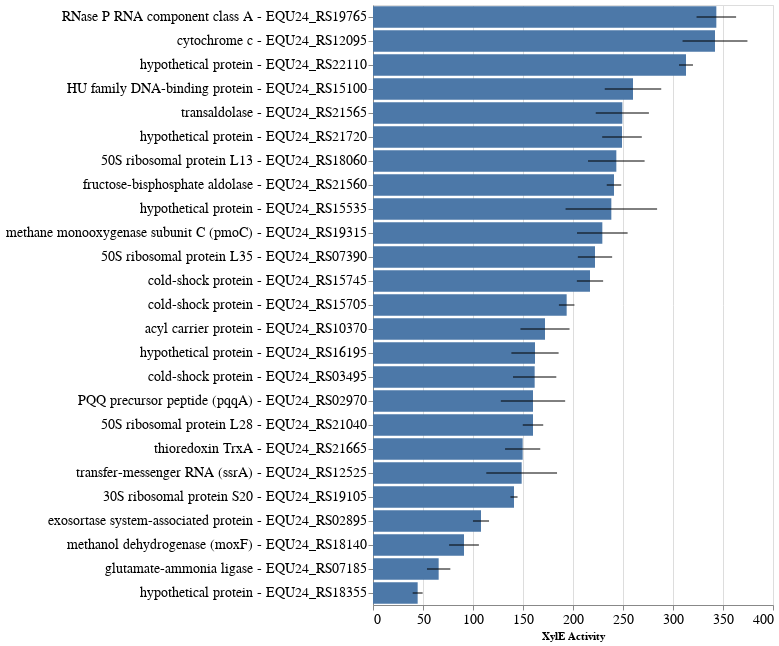

Notebook code for this chart:
### Code cell
bar = alt.Chart(
    df,
).mark_bar().encode(
    y=alt.Y('manual_desc:N',
            axis=alt.Axis(title=None),
            sort=alt.EncodingSortField(field="mean_xyle", order='descending'),
           ),
    x=alt.X('mean_xyle:Q',axis=alt.Axis(title="XylE Activity")),
    tooltip=["desc:N","hex1:N",'hex2:N','total_score:Q','mean_xyle:Q'],
    #color=alt.Color('locus_tag:N')#,sort=alt.EncodingSortField(field="mean_xyle", order='descending')),
    #size=alt.value(100),
    #tooltip=["desc:N","hex1:N",'hex2:N','total_score:Q'],
).properties(
    width=400,
    height=600
)

error_bars = bar.mark_rule().encode(
  x=alt.X('std_low:Q'),
  x2=alt.X2('std_high:Q')
)

#alt.layer(bar, error_bars).resolve_scale(x='independent')
chart = bar + error_bars
chart.configure_axis(
    labelFontSize=14,
    labelLimit=600
)

### Figure 1 — Vega-Lite specification as saved in the notebook (floating-point values rounded to 4 significant figures)
{"config": {"view": {"continuousWidth": 400, "continuousHeight": 300}, "axis": {"labelFontSize": 14, "labelLimit": 600}}, "layer": [{"mark": "bar", "encoding": {"tooltip": [{"type": "nominal", "field": "desc"}, {"type": "nominal", "field": "hex1"}, {"type": "nominal", "field": "hex2"}, {"type": "quantitative", "field": "total_score"}, {"type": "quantitative", "field": "mean_xyle"}], "x": {"type": "quantitative", "axis": {"title": "XylE Activity"}, "field": "mean_xyle"}, "y": {"type": "nominal", "axis": {"title": null}, "field": "manual_desc", "sort": {"field": "mean_xyle", "order": "descending"}}}, "height": 600, "width": 400}, {"mark": "rule", "encoding": {"tooltip": [{"type": "nominal", "field": "desc"}, {"type": "nominal", "field": "hex1"}, {"type": "nominal", "field": "hex2"}, {"type": "quantitative", "field": "total_score"}, {"type": "quantitative", "field": "mean_xyle"}], "x": {"type": "quantitative", "field": "std_low"}, "x2": {"field": "std_high"}, "y": {"type": "nominal", "axis": {"title": null}, "field": "manual_desc", "sort": {"field": "mean_xyle", "order": "descending"}}}, "height": 600, "width": 400}], "data": {"name": "data-34eaaedd561156bbc03ffe139f54abd3"}, "$schema": "https://vega.github.io/schema/vega-lite/v4.0.2.json", "datasets": {"data-34eaaedd561156bbc03ffe139f54abd3": [{"locus_tag": "EQU24_RS19765", "desc": "EQU24_RS19765|rnpB|RNase P RNA component class A", "manual_desc": "RNase P RNA component class A - EQU24_RS19765", "motif_block": "CCGACATGTTTTTAATTCGCGTATAAT", "hex1": "CCGACA", "hex1_score": 3.05, "hex2": "TATAAT", "hex2_score": 8.462, "total_score": 11.51, "spacer": 15, "rep1": 333, "rep2": 326, "rep3": 371, "mean_xyle": 343.3, "std_xyle": 19.77, "std_low": 323.6, "std_high": 363.1}, {"locus_tag": "EQU24_RS12095", "desc": "EQU24_RS12095||cytochrome c", "manual_desc": "cytochrome c - EQU24_RS12095", "motif_block": "TTGAATTTTTACGTTAAATCCCCTATTCT", "hex1": "TTGAAT", "hex1_score": 5.952, "hex2": "TATTCT", "hex2_score": 6.985, "total_score": 12.94, "spacer": 17, "rep1": 305, "rep2": 384, "rep3": 337, "mean_xyle": 342.0, "std_xyle": 32.44, "std_low": 309.6, "std_high": 374.4}, {"locus_tag": "EQU24_RS22110", "desc": "EQU24_RS22110||hypothetical protein", "manual_desc": "hypothetical protein - EQU24_RS22110", "motif_block": "TTGATATTGCGGCAATCTACGTTAGAAT", "hex1": "TTGATA", "hex1_score": 8.222, "hex2": "TAGAAT", "hex2_score": 5.74, "total_score": 13.96, "spacer": 16, "rep1": 304, "rep2": 321, "rep3": 314, "mean_xyle": 313.0, "std_xyle": 6.976, "std_low": 306.0, "std_high": 320.0}, {"locus_tag": "EQU24_RS15100", "desc": "EQU24_RS15100||HU family DNA-binding protein", "manual_desc": "HU family DNA-binding protein - EQU24_RS15100", "motif_block": "TTGACACTTTATGAGTCGTGTTGATATAAA", "hex1": "TTGACA", "hex1_score": 8.353, "hex2": "TATAAA", "hex2_score": 5.984, "total_score": 14.34, "spacer": 18, "rep1": 296, "rep2": 227, "rep3": 257, "mean_xyle": 260.0, "std_xyle": 28.25, "std_low": 231.8, "std_high": 288.2}, {"locus_tag": "EQU24_RS21565", "desc": "EQU24_RS21565||transaldolase", "manual_desc": "transaldolase - EQU24_RS21565", "motif_block": "CCGATATAGGAATTTGCTGATTAAATACT", "hex1": "CCGATA", "hex1_score": 2.919, "hex2": "AATACT", "hex2_score": 3.919, "total_score": 6.838, "spacer": 17, "rep1": 247, "rep2": 283, "rep3": 218, "mean_xyle": 249.3, "std_xyle": 26.59, "std_low": 222.7, "std_high": 275.9}, {"locus_tag": "EQU24_RS21720", "desc": "EQU24_RS21720||hypothetical protein", "manual_desc": "hypothetical protein - EQU24_RS21720", "motif_block": "TTGCTTTTATTTTGGGAATGAGGATAAT", "hex1": "TTGCTT", "hex1_score": 5.215, "hex2": "GATAAT", "hex2_score": 5.426, "total_score": 10.64, "spacer": 16, "rep1": 227, "rep2": 245, "rep3": 275, "mean_xyle": 249.0, "std_xyle": 19.8, "std_low": 229.2, "std_high": 268.8}, {"locus_tag": "EQU24_RS18060", "desc": "EQU24_RS18060|rplM|50S ribosomal protein L13", "manual_desc": "50S ribosomal protein L13 - EQU24_RS18060", "motif_block": "TTTATTGGGTCCTAAACAGAATAAACA", "hex1": "TTTATT", "hex1_score": 4.625, "hex2": "TAAACA", "hex2_score": 4.076, "total_score": 8.701, "spacer": 15, "rep1": 219, "rep2": 283, "rep3": 228, "mean_xyle": 243.3, "std_xyle": 28.29, "std_low": 215.0, "std_high": 271.6}, {"locus_tag": "EQU24_RS21560", "desc": "EQU24_RS21560|fbaA|class II fructose-bisphosphate aldolase", "manual_desc": "fructose-bisphosphate aldolase - EQU24_RS21560", "motif_block": "TTGTCGCGAAAACGGGTTTGTTTTTTGAT", "hex1": "TTGTCG", "hex1_score": 4.247, "hex2": "TTTGAT", "hex2_score": 2.408, "total_score": 6.656, "spacer": 17, "rep1": 234, "rep2": 238, "rep3": 251, "mean_xyle": 241.0, "std_xyle": 7.257, "std_low": 233.7, "std_high": 248.3}, {"locus_tag": "EQU24_RS15535", "desc": "EQU24_RS15535||hypothetical protein", "manual_desc": "hypothetical protein - EQU24_RS15535", "motif_block": "TTTACTAAGAAAGGCTGATCAAGGTATAGT", "hex1": "TTTACT", "hex1_score": 4.756, "hex2": "TATAGT", "hex2_score": 6.411, "total_score": 11.17, "spacer": 18, "rep1": 193, "rep2": 221, "rep3": 301, "mean_xyle": 238.3, "std_xyle": 45.76, "std_low": 192.6, "std_high": 284.1}, {"locus_tag": "EQU24_RS19315", "desc": "EQU24_RS19315|pmoC|methane monooxygenase/ammonia monooxygenase subunit C", "manual_desc": "methane monooxygenase subunit C (pmoC) - EQU24_RS19315", "motif_block": "TTGACAAGCCTTTTCGAAATGATAAACT", "hex1": "TTGACA", "hex1_score": 8.353, "hex2": "TAAACT", "hex2_score": 6.554, "total_score": 14.91, "spacer": 16, "rep1": 209, "rep2": 265, "rep3": 214, "mean_xyle": 229.3, "std_xyle": 25.3, "std_low": 204.0, "std_high": 254.6}, {"locus_tag": "EQU24_RS07390", "desc": "EQU24_RS07390|rpmI|50S ribosomal protein L35", "manual_desc": "50S ribosomal protein L35 - EQU24_RS07390", "motif_block": "CTCAAGGAAACTTACTATTTTTAATCG", "hex1": "CTCAAG", "hex1_score": -0.8016, "hex2": "TAATCG", "hex2_score": 3.37, "total_score": 2.568, "spacer": 15, "rep1": 243, "rep2": 222, "rep3": 201, "mean_xyle": 222.0, "std_xyle": 17.15, "std_low": 204.9, "std_high": 239.1}, {"locus_tag": "EQU24_RS15745", "desc": "EQU24_RS15745||cold-shock protein", "manual_desc": "cold-shock protein - EQU24_RS15745", "motif_block": "TTGCTTTCCTGATTAGCCGGCTTTATTAT", "hex1": "TTGCTT", "hex1_score": 5.215, "hex2": "TATTAT", "hex2_score": 7.756, "total_score": 12.97, "spacer": 17, "rep1": 232, "rep2": 219, "rep3": 200, "mean_xyle": 217.0, "std_xyle": 13.14, "std_low": 203.9, "std_high": 230.1}, {"locus_tag": "EQU24_RS15705", "desc": "EQU24_RS15705||cold-shock protein", "manual_desc": "cold-shock protein - EQU24_RS15705", "motif_block": "TCGATAGACACATCCCATACCTTTTATTCT", "hex1": "TCGATA", "hex1_score": 5.538, "hex2": "TATTCT", "hex2_score": 6.985, "total_score": 12.52, "spacer": 18, "rep1": 184, "rep2": 203, "rep3": 194, "mean_xyle": 193.7, "std_xyle": 7.76, "std_low": 185.9, "std_high": 201.4}, {"locus_tag": "EQU24_RS10370", "desc": "EQU24_RS10370|acpP|acyl carrier protein", "manual_desc": "acyl carrier protein - EQU24_RS10370", "motif_block": "GTGATATTTTTATAATATAAAGTATAAT", "hex1": "GTGATA", "hex1_score": 4.381, "hex2": "TATAAT", "hex2_score": 8.462, "total_score": 12.84, "spacer": 16, "rep1": 138, "rep2": 183, "rep3": 195, "mean_xyle": 172.0, "std_xyle": 24.54, "std_low": 147.5, "std_high": 196.5}, {"locus_tag": "EQU24_RS16195", "desc": "EQU24_RS16195||hypothetical protein", "manual_desc": "hypothetical protein - EQU24_RS16195", "motif_block": "TTGACATGTTTCTTCGATCATGTTAAAAA", "hex1": "TTGACA", "hex1_score": 8.353, "hex2": "TAAAAA", "hex2_score": 4.847, "total_score": 13.2, "spacer": 17, "rep1": 174, "rep2": 129, "rep3": 183, "mean_xyle": 162.0, "std_xyle": 23.62, "std_low": 138.4, "std_high": 185.6}, {"locus_tag": "EQU24_RS03495", "desc": "EQU24_RS03495||cold-shock protein", "manual_desc": "cold-shock protein - EQU24_RS03495", "motif_block": "TTGACTTTGGGGAAATAAGGCATAGAAT", "hex1": "TTGACT", "hex1_score": 7.306, "hex2": "TAGAAT", "hex2_score": 5.74, "total_score": 13.05, "spacer": 16, "rep1": 150, "rep2": 143, "rep3": 192, "mean_xyle": 161.7, "std_xyle": 21.64, "std_low": 140.0, "std_high": 183.3}, {"locus_tag": "EQU24_RS02970", "desc": "EQU24_RS02970|pqqA|pyrroloquinoline quinone precursor peptide PqqA", "manual_desc": "PQQ precursor peptide (pqqA) - EQU24_RS02970", "motif_block": "TTGCTTTGCCTAAATTATCGTCGTATACT", "hex1": "TTGCTT", "hex1_score": 5.215, "hex2": "TATACT", "hex2_score": 7.692, "total_score": 12.91, "spacer": 17, "rep1": 204, "rep2": 148, "rep3": 128, "mean_xyle": 160.0, "std_xyle": 32.17, "std_low": 127.8, "std_high": 192.2}, {"locus_tag": "EQU24_RS21040", "desc": "EQU24_RS21040|rpmB|50S ribosomal protein L28", "manual_desc": "50S ribosomal protein L28 - EQU24_RS21040", "motif_block": "TTCTCGTTGAACGGACGTTTTTTCTTTCG", "hex1": "TTCTCG", "hex1_score": 1.212, "hex2": "CTTTCG", "hex2_score": -1.213, "total_score": -0.00134, "spacer": 17, "rep1": 159, "rep2": 148, "rep3": 173, "mean_xyle": 160.0, "std_xyle": 10.23, "std_low": 149.8, "std_high": 170.2}, {"locus_tag": "EQU24_RS21665", "desc": "EQU24_RS21665|trxA|thioredoxin TrxA", "manual_desc": "thioredoxin TrxA - EQU24_RS21665", "motif_block": "TTGACAAAATAACGCCGGCACTCCTATAGT", "hex1": "TTGACA", "hex1_score": 8.353, "hex2": "TATAGT", "hex2_score": 6.411, "total_score": 14.76, "spacer": 18, "rep1": 148, "rep2": 129, "rep3": 172, "mean_xyle": 149.7, "std_xyle": 17.59, "std_low": 132.1, "std_high": 167.3}, {"locus_tag": "EQU24_RS12525", "desc": "EQU24_RS12525|ssrA|transfer-messenger RNA", "manual_desc": "transfer-messenger RNA (ssrA) - EQU24_RS12525", "motif_block": "TTGCTAATGATGAATTTAATTGTTAATAT", "hex1": "TTGCTA", "hex1_score": 6.263, "hex2": "TAATAT", "hex2_score": 6.618, "total_score": 12.88, "spacer": 17, "rep1": 139, "rep2": 111, "rep3": 196, "mean_xyle": 148.7, "std_xyle": 35.37, "std_low": 113.3, "std_high": 184.0}, {"locus_tag": "EQU24_RS19105", "desc": "EQU24_RS19105|rpsT|30S ribosomal protein S20", "manual_desc": "30S ribosomal protein S20 - EQU24_RS19105", "motif_block": "TTGACAATAGTAGCACTACGCAAGATAAT", "hex1": "TTGACA", "hex1_score": 8.353, "hex2": "GATAAT", "hex2_score": 5.426, "total_score": 13.78, "spacer": 17, "rep1": 146, "rep2": 139, "rep3": 138, "mean_xyle": 141.0, "std_xyle": 3.559, "std_low": 137.4, "std_high": 144.6}, {"locus_tag": "EQU24_RS02895", "desc": "EQU24_RS02895||exosortase system-associated protein, TIGR04073 family", "manual_desc": "exosortase system-associated protein - EQU24_RS02895", "motif_block": "TTGACAACATTCAACCTTTAGGCTATTGT", "hex1": "TTGACA", "hex1_score": 8.353, "hex2": "TATTGT", "hex2_score": 5.705, "total_score": 14.06, "spacer": 17, "rep1": 100, "rep2": 105, "rep3": 119, "mean_xyle": 108.0, "std_xyle": 8.042, "std_low": 99.96, "std_high": 116.0}, {"locus_tag": "EQU24_RS18140", "desc": "EQU24_RS18140|moxF|PQQ-dependent dehydrogenase, methanol/ethanol family", "manual_desc": "methanol dehydrogenase (moxF) - EQU24_RS18140", "motif_block": "TTGTAACAACAAACACCGCAATCAATAG", "hex1": "TTGTAA", "hex1_score": 5.04, "hex2": "CAATAG", "hex2_score": 1.105, "total_score": 6.145, "spacer": 16, "rep1": 79, "rep2": 82, "rep3": 112, "mean_xyle": 91.0, "std_xyle": 14.9, "std_low": 76.1, "std_high": 105.9}, {"locus_tag": "EQU24_RS07185", "desc": "EQU24_RS07185||glutamate--ammonia ligase", "manual_desc": "glutamate-ammonia ligase - EQU24_RS07185", "motif_block": "TTGTAATTGAGATCAATTAGTTGCTTATAT", "hex1": "TTGTAA", "hex1_score": 5.04, "hex2": "TTATAT", "hex2_score": 3.934, "total_score": 8.974, "spacer": 18, "rep1": 50, "rep2": 69, "rep3": 78, "mean_xyle": 65.67, "std_xyle": 11.67, "std_low": 54.0, "std_high": 77.34}, {"locus_tag": "EQU24_RS18355", "desc": "EQU24_RS18355||hypothetical protein", "manual_desc": "hypothetical protein - EQU24_RS18355", "motif_block": "TTTATAAGATTTCCGTTTATTTTATAAT", "hex1": "TTTATA", "hex1_score": 5.672, "hex2": "TATAAT", "hex2_score": 8.462, "total_score": 14.13, "spacer": 16, "rep1": 50, "rep2": 38, "rep3": 46, "mean_xyle": 44.67, "std_xyle": 4.989, "std_low": 39.68, "std_high": 49.66}]}}
